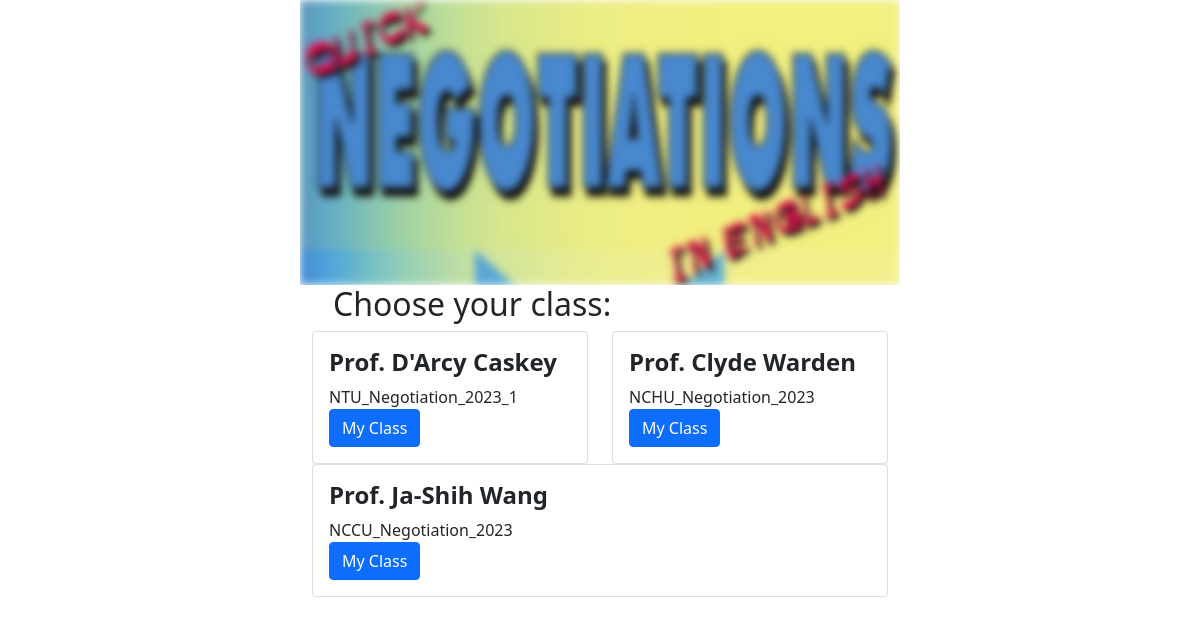
The page / on the database its author committed.
### GameSetup/models.py (models this page shows, shortened)
class GameSettings(models.Model):
    teacher = models.CharField(max_length=200, help_text = 'Prof. Clyde Warden', default='Prof. Clyde Warden')
    className = models.CharField(max_length=200, help_text='NTU_Negotiation_2023_2', default='NTU_Negotiation_2023_2')
    created = models.DateTimeField(auto_now_add=True, null=True)
    lastUpdate = models.DateField(auto_now_add=True, null=True)
    numberOfGroups = models.IntegerField(blank=True, default=50)
    numberOfMembers = models.IntegerField(blank=True, default=3)
    diceHigh = models.IntegerField(blank=True, help_text='sugested min=10 max=28; All dice=48', default='28')
    diceLow = models.IntegerField(blank=True, help_text='10', default='10')
    playDays = models.IntegerField(blank=True, help_text='5', default='5')
    teacherNotes = models.TextField(blank=True, default='Your notes here', help_text='Only seen by instructor')
    round0Start = models.DateTimeField(default=default_time_plus(days=0,hours=1))
    round0ProductName = models.CharField(blank=False, max_length=200, help_text='Pet Feeder', default='Pet Feeder')
    round0ProductPrice = models.DecimalField(max_digits=10, decimal_places=2, blank=False, help_text='320', default='320')
    round0ProductUnits = models.IntegerField(blank=False, help_text='6000', default='6000')
    round0ProductCurrency = models.CharField(blank=False, max_length=50, help_text='NTD', default='NTD')
    round0End = models.DateTimeField(default=default_time_plus(days=0,hours=5))
    round1Start = models.DateTimeField(default=default_time_plus(days=7,hours=0))
    round1ProductName = models.CharField(blank=True, max_length=200, help_text='Baby Car Seat', default='Baby Car Seat')
    round1ProductPrice = models.DecimalField(max_digits=10, decimal_places=2, blank=True, help_text='1450', default='1450')
    round1ProductUnits = models.IntegerField(blank=True, help_text='1000', default='1000')
    round1ProductCurrency = models.CharField(blank=True, max_length=50, help_text='NTD', default='NTD')
    round1End = models.DateTimeField(default=default_time_plus(days=7,hours=5))
    round2Start = models.DateTimeField(default=default_time_plus(days=14,hours=0))
    round2ProductName = models.CharField(blank=True, max_length=200, help_text='Winter Ear Muffs', default='Winter Ear Muffs')
    round2ProductPrice = models.DecimalField(max_digits=10, decimal_places=2, blank=True, help_text='250', default='250')
    round2ProductUnits = models.IntegerField(blank=True, help_text='10000', default='10000')
    round2ProductCurrency = models.CharField(blank=True, max_length=50, help_text='NTD', default='NTD')
    round2End = models.DateTimeField(default=default_time_plus(days=14,hours=5))
    round3Start = models.DateTimeField(default=default_time_plus(days=21,hours=0))
    round3ProductName = models.CharField(blank=True, max_length=200, help_text='Foldable Pet Carrier', default='Foldable Pet Carrier')
    round3ProductPrice = models.DecimalField(max_digits=10, decimal_places=2, blank=True, help_text='7500', default='7500')
    round3ProductUnits = models.IntegerField(blank=True, help_text='1200', default='1200')
    round3ProductCurrency = models.CharField(blank=True, max_length=50, help_text='NTD', default='NTD')
    round3End = models.DateTimeField(default=default_time_plus(days=21,hours=5))
    round4Start = models.DateTimeField(default=default_time_plus(days=28,hours=0))
    round4ProductName = models.CharField(blank=True, max_length=200, help_text='LED Christmas Tree', default='LED Christmas Tree')
    round4ProductPrice = models.DecimalField(max_digits=10, decimal_places=2, blank=True, help_text='1200', default='1200')
    round4ProductUnits = models.IntegerField(blank=True, help_text='6500', default='6500')
    round4ProductCurrency = models.CharField(blank=True, max_length=50, help_text='USD', default='USD')
    round4End = models.DateTimeField(default=default_time_plus(days=28,hours=5))
    round5Start = models.DateTimeField(default=default_time_plus(days=35,hours=0))
    round5ProductName = models.CharField(blank=True, max_length=200, help_text='Abdominal Exercise Equipment', default='Abdominal Exercise Equipment')
    round5ProductPrice = models.DecimalField(max_digits=10, decimal_places=2, blank=True, help_text='6.5', default='6.5')
    round5ProductUnits = models.IntegerField(blank=True, help_text='11000', default='11000')
    round5ProductCurrency = models.CharField(blank=True, max_length=50, help_text='USD', default='USD')
    round5End = models.DateTimeField(default=default_time_plus(days=35,hours=5))
    round6Start = models.DateTimeField(default=default_time_plus(days=42,hours=0))
    round6ProductName = models.CharField(blank=True, max_length=200, help_text='Color LED Calendar', default='Color LED Calendar')
    round6ProductPrice = models.DecimalField(max_digits=10, decimal_places=2, blank=True, help_text='1600', default='1600')
    round6ProductUnits = models.IntegerField(blank=True, help_text='1200', default='1200')
    round6ProductCurrency = models.CharField(blank=True, max_length=50, help_text='NTD', default='NTD')
    round6End = models.DateTimeField(default=default_time_plus(days=42,hours=5))
    round7Start = models.DateTimeField(default=default_time_plus(days=49,hours=0))
    round7ProductName = models.CharField(blank=True, max_length=200, help_text='The Lil Hombre Two-in-one', default='The Lil Hombre Two-in-one')
    round7ProductPrice = models.DecimalField(max_digits=10, decimal_places=2, blank=True, help_text='3060', default='3060')
    round7ProductUnits = models.IntegerField(blank=True, help_text='1800', default='1800')
    round7ProductCurrency = models.CharField(blank=True, max_length=50, help_text='USD', default='USD')
    round7End = models.DateTimeField(default=default_time_plus(days=49,hours=5))
    round8Start = models.DateTimeField(default=default_time_plus(days=56,hours=0))
    round8ProductName = models.CharField(blank=True, max_length=200, help_text='Kitchen Make Believe', default='Kitchen Make Believe')
    round8ProductPrice = models.DecimalField(max_digits=10, decimal_places=2, blank=True, help_text='10.5', default='10.5')
    round8ProductUnits = models.IntegerField(blank=True, help_text='10850', default='10850')
    round8ProductCurrency = models.CharField(blank=True, max_length=50, help_text='USD', default='USD')
    round8End = models.DateTimeField(default=default_time_plus(days=56,hours=5))
    round9Start = models.DateTimeField(default=default_time_plus(days=63,hours=0))
    round9ProductName = models.CharField(blank=True, max_length=200, help_text='Sports Carry Duffle Bag', default='Sports Carry Duffle Bag')
    round9ProductPrice = models.DecimalField(max_digits=10, decimal_places=2, blank=True, help_text='1450', default='1450')
    round9ProductUnits = models.IntegerField(blank=True, help_text='3800', default='3800')
    round9ProductCurrency = models.CharField(blank=True, max_length=50, help_text='USD', default='USD')
    round9End = models.DateTimeField(default=default_time_plus(days=63,hours=5))
    class Meta:
        verbose_name = 'Game Settings'
        verbose_name_plural = 'Game Settings'

### GameSetup/views.py (the view)
# urls.py: 2. Add a URL to urlpatterns:  path('', views.home, name='home')
def home(request):
    teachers = GameSettings.objects.all()
    groups = GroupLogin.objects.all()
    form = GroupDigitForm()
    context = {
        'teachers': teachers,
        'groups': groups,
        'form': form
    }
    return render(request, 'home.html', context)

### GameSetup/templates/home.html (shortened to what this page needs)
{% load static %}
<!DOCTYPE html>
<html>
<head>
    {% include "_header_00.html" %}
</head>
<body>
    <div class="text-center">
        <img src="{% static 'images/' %}logoClass01_blur.png" class="img-fluid w-50" alt="Responsive logo">
    </div>
    <div class="container">
        <div class="row col-md-6 mx-auto">
            <h2>Choose your class:</h2>
        </div>
    </div>
    <div class="row col-md-6 mx-auto">
        {% for teachers in teachers %}
        <div v-for="teachers in teachers" class="col">
            <div class="card">
                <div class="card-body">
                    <h4 class="card-title fw-bold">{{ teachers.teacher }}</h4>
                    <p5 class="card-text">{{ teachers.className }}</h5><br>
                    <a class="btn btn-primary" href="{% url 'choose_group' %}?teacher={{ teachers.teacher }}&className={{ teachers.className }}">My Class</a>
                </div>
            </div>
        </div>
        {% endfor %}
    </div>
</body>
</html>

### rows shown on the page
GameSettings: teacher "Prof. D'Arcy Caskey", className "NTU_Negotiation_2023_1"
GameSettings: teacher "Prof. Clyde Warden", className "NCHU_Negotiation_2023"
GameSettings: teacher "Prof. Ja-Shih Wang", className "NCCU_Negotiation_2023"
